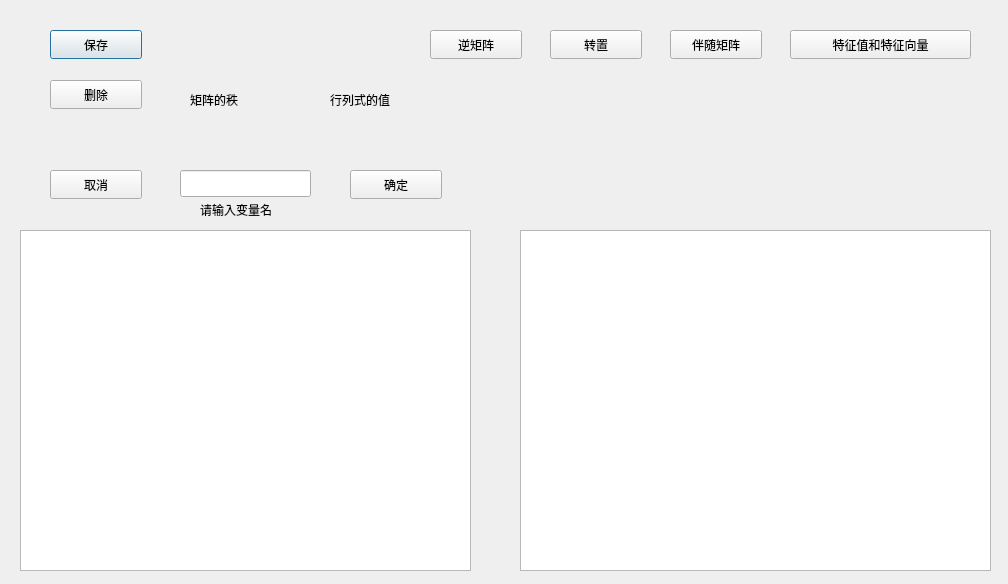
<?xml version="1.0" encoding="UTF-8"?>
<ui version="4.0">
 <class>Editor</class>
 <widget class="QDialog" name="Editor">
  <property name="geometry">
   <rect>
    <x>0</x>
    <y>0</y>
    <width>1008</width>
    <height>584</height>
   </rect>
  </property>
  <property name="windowTitle">
   <string>矩阵编辑器</string>
  </property>
  <property name="windowIcon">
   <iconset resource="img_src.qrc">
    <normaloff>:/math.ico</normaloff>:/math.ico</iconset>
  </property>
  <widget class="QPushButton" name="save">
   <property name="geometry">
    <rect>
     <x>50</x>
     <y>30</y>
     <width>92</width>
     <height>29</height>
    </rect>
   </property>
   <property name="text">
    <string>保存</string>
   </property>
  </widget>
  <widget class="QPushButton" name="delete_2">
   <property name="geometry">
    <rect>
     <x>50</x>
     <y>80</y>
     <width>92</width>
     <height>29</height>
    </rect>
   </property>
   <property name="text">
    <string>删除</string>
   </property>
  </widget>
  <widget class="QPushButton" name="inverse">
   <property name="geometry">
    <rect>
     <x>430</x>
     <y>30</y>
     <width>92</width>
     <height>29</height>
    </rect>
   </property>
   <property name="text">
    <string>逆矩阵</string>
   </property>
  </widget>
  <widget class="QPushButton" name="turn">
   <property name="geometry">
    <rect>
     <x>550</x>
     <y>30</y>
     <width>92</width>
     <height>29</height>
    </rect>
   </property>
   <property name="text">
    <string>转置</string>
   </property>
  </widget>
  <widget class="QPushButton" name="adjoint">
   <property name="geometry">
    <rect>
     <x>670</x>
     <y>30</y>
     <width>92</width>
     <height>29</height>
    </rect>
   </property>
   <property name="text">
    <string>伴随矩阵</string>
   </property>
  </widget>
  <widget class="QPushButton" name="env">
   <property name="geometry">
    <rect>
     <x>790</x>
     <y>30</y>
     <width>181</width>
     <height>29</height>
    </rect>
   </property>
   <property name="text">
    <string>特征值和特征向量</string>
   </property>
  </widget>
  <widget class="QPushButton" name="cancel">
   <property name="geometry">
    <rect>
     <x>50</x>
     <y>170</y>
     <width>92</width>
     <height>29</height>
    </rect>
   </property>
   <property name="text">
    <string>取消</string>
   </property>
  </widget>
  <widget class="QTableWidget" name="input">
   <property name="geometry">
    <rect>
     <x>20</x>
     <y>230</y>
     <width>451</width>
     <height>341</height>
    </rect>
   </property>
  </widget>
  <widget class="QTableWidget" name="output">
   <property name="enabled">
    <bool>true</bool>
   </property>
   <property name="geometry">
    <rect>
     <x>520</x>
     <y>230</y>
     <width>471</width>
     <height>341</height>
    </rect>
   </property>
  </widget>
  <widget class="QPushButton" name="ensrue">
   <property name="geometry">
    <rect>
     <x>350</x>
     <y>170</y>
     <width>92</width>
     <height>29</height>
    </rect>
   </property>
   <property name="text">
    <string>确定</string>
   </property>
  </widget>
  <widget class="QLineEdit" name="name_input">
   <property name="geometry">
    <rect>
     <x>180</x>
     <y>170</y>
     <width>131</width>
     <height>27</height>
    </rect>
   </property>
  </widget>
  <widget class="QLabel" name="rank">
   <property name="geometry">
    <rect>
     <x>250</x>
     <y>80</y>
     <width>71</width>
     <height>41</height>
    </rect>
   </property>
   <property name="font">
    <font>
     <pointsize>16</pointsize>
    </font>
   </property>
   <property name="text">
    <string/>
   </property>
  </widget>
  <widget class="QLabel" name="value">
   <property name="geometry">
    <rect>
     <x>410</x>
     <y>80</y>
     <width>231</width>
     <height>41</height>
    </rect>
   </property>
   <property name="font">
    <font>
     <pointsize>16</pointsize>
    </font>
   </property>
   <property name="text">
    <string/>
   </property>
  </widget>
  <widget class="QLabel" name="name">
   <property name="geometry">
    <rect>
     <x>540</x>
     <y>190</y>
     <width>421</width>
     <height>31</height>
    </rect>
   </property>
   <property name="font">
    <font>
     <pointsize>11</pointsize>
    </font>
   </property>
   <property name="text">
    <string/>
   </property>
   <property name="alignment">
    <set>Qt::AlignCenter</set>
   </property>
  </widget>
  <widget class="QLabel" name="label_2">
   <property name="geometry">
    <rect>
     <x>330</x>
     <y>90</y>
     <width>81</width>
     <height>20</height>
    </rect>
   </property>
   <property name="text">
    <string>行列式的值</string>
   </property>
  </widget>
  <widget class="QLabel" name="label">
   <property name="geometry">
    <rect>
     <x>190</x>
     <y>90</y>
     <width>60</width>
     <height>20</height>
    </rect>
   </property>
   <property name="text">
    <string>矩阵的秩</string>
   </property>
  </widget>
  <widget class="QLabel" name="warn">
   <property name="geometry">
    <rect>
     <x>200</x>
     <y>200</y>
     <width>101</width>
     <height>20</height>
    </rect>
   </property>
   <property name="text">
    <string>请输入变量名</string>
   </property>
  </widget>
 </widget>
 <resources>
  <include location="img_src.qrc"/>
 </resources>
 <connections/>
</ui>
